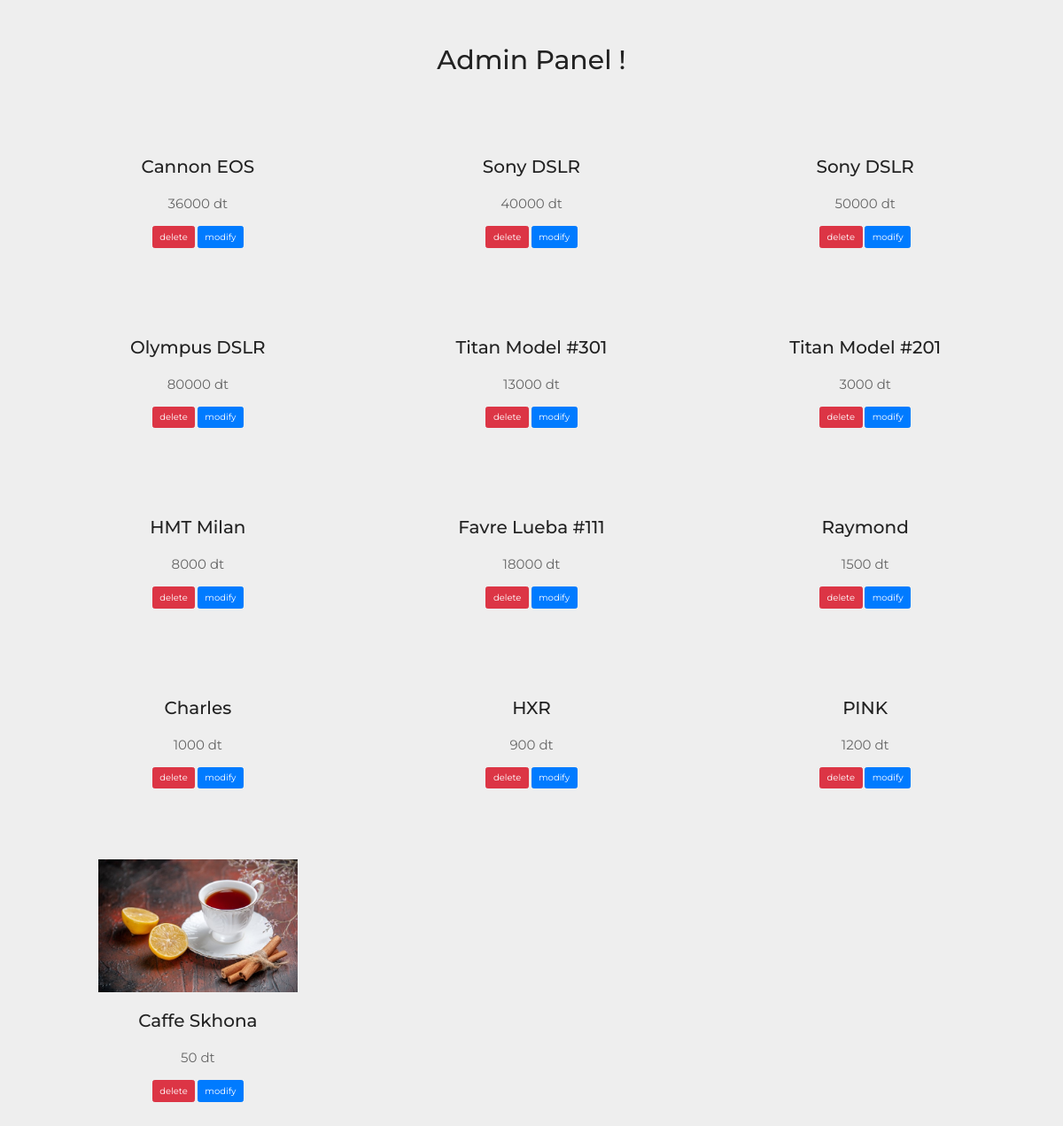
/admin/products.php, run on the app's committed database.
### tables this page shows
CREATE TABLE `items` (
  `id` int(11) NOT NULL,
  `name` varchar(255) NOT NULL,
  `price` int(11) NOT NULL,
  `image` varchar(100) NOT NULL
);

### admin/products.php (the view, shortened to what this page needs)
<!DOCTYPE html>
<html lang="en">
<head>
   <link rel="stylesheet" href="https://cdnjs.cloudflare.com/ajax/libs/font-awesome/5.15.4/css/all.min.css">
<link rel="stylesheet" href="https://cdnjs.cloudflare.com/ajax/libs/bootstrap/4.6.1/css/bootstrap.min.css">
<link rel="stylesheet" href="../style.css">
</head>
<body>
    <section class="menu" id="menu">
<h1 class="heading"> admin panel !  </h1>
<div class="container box-container">
    <?php
    include('connection.php');
    $result = mysqli_query($con, "SELECT * FROM items");
    while($row = mysqli_fetch_array($result)){
        echo "
        <div class='box'>
        <a href='cart.php'>
        <img src='$row[image]' >
        </a>
        <h3>$row[name]</h3>
        <p>$row[price] dt </p>
        <a href='delete.php? id=$row[id]' class='btn btn-danger'>delete</a>
        <a href='update.php? id=$row[id]' class='btn btn-primary'>modify </a>
                </div>
        ";
    }
    ?>
</div>
</body>
</html>

### style.css (style rules this page uses)
* { font-family: 'Montserrat', sans-serif; margin: 0; padding: 0; -webkit-box-sizing: border-box; box-sizing: border-box; outline: none; border: none; text-decoration: none !important; -webkit-transition: all .2s linear; transition: all .2s linear; }
html { font-size: 62.5%; overflow-x: hidden; scroll-behavior: smooth; scroll-padding-top: 6rem; }
section { padding: 5rem 1rem; }
.heading { text-align: center; margin-bottom: 4rem; font-size: 3rem; text-transform: capitalize; color: #222; }
.menu { background: #eee; }
.menu .box-container { display: -ms-grid; display: grid; -ms-grid-columns: (minmax(30rem, 1fr))[auto-fit]; grid-template-columns: repeat(auto-fit, minmax(30rem, 1fr)); gap: 2rem; }
.menu .box-container .box { text-align: center; padding: 3rem 2rem; border-radius: .5rem; }
.menu .box-container .box img { height: 15rem; margin-bottom: 2rem; }
.menu .box-container .box h3 { font-size: 2rem; text-transform: capitalize; color: #222; }
.menu .box-container .box p { padding: 1rem 0; font-size: 1.5rem; line-height: 2; color: #666; margin-bottom: 0; }

### data on the page
items: name "Cannon EOS", price "36000"
items: name "Sony DSLR", price "40000"
items: name "Sony DSLR", price "50000"
items: name "Olympus DSLR", price "80000"
items: name "Titan Model #301", price "13000"
items: name "Titan Model #201", price "3000"
items: name "HMT Milan", price "8000"
items: name "Favre Lueba #111", price "18000"
items: name "Raymond", price "1500"
items: name "Charles", price "1000"
items: name "HXR", price "900"
items: name "PINK", price "1200"
items: image (picture), name "Caffe Skhona", price "50"
